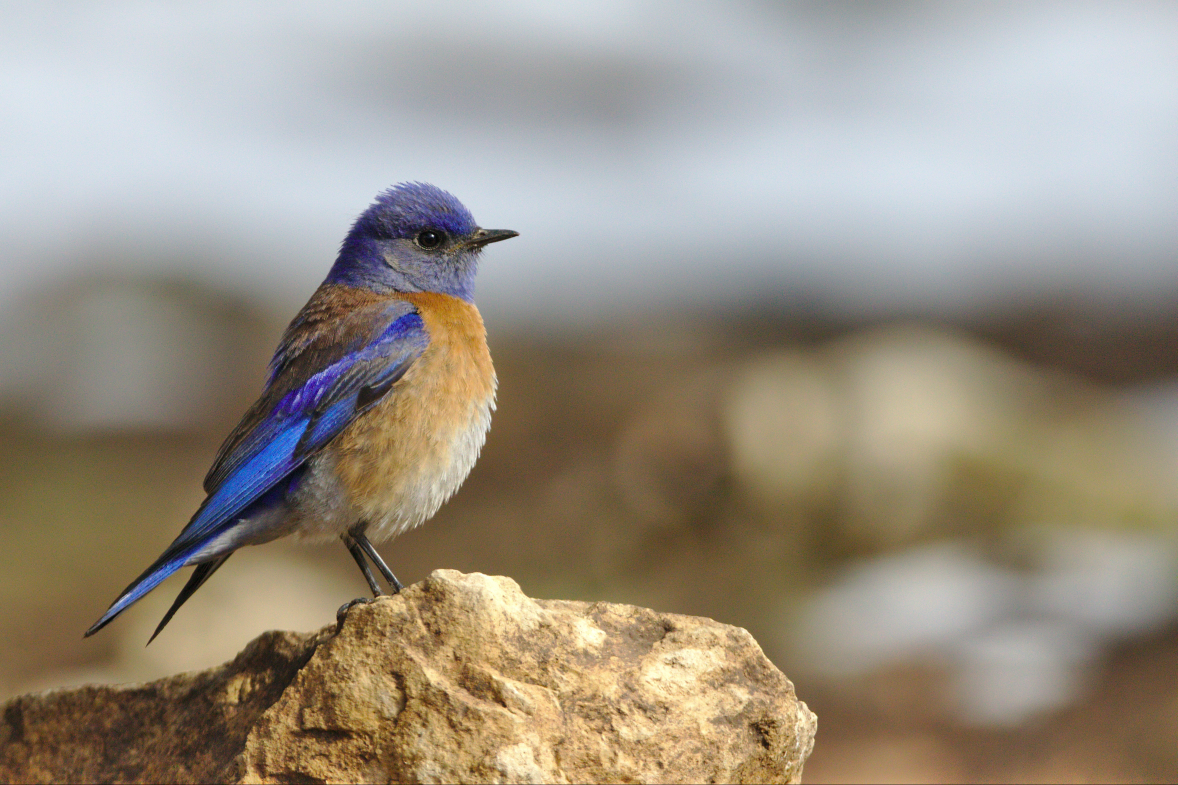
#> input picture imgs/bird1.jpg, 4710 x 3139 px (shown at 1/4 size)
$ python cnn_feature_visualization.py   (older library calls are emulated)
#> lines starting #> are read from the running program, lines starting #| are printed output that depends on the picture
# Importing Libraries
import numpy as np
from PIL import Image, ImageOps
import matplotlib.pyplot as plt
from scipy import signal
from random import randint

SIZE = 64, 64
IMG_PATH = './imgs/bird1.jpg'

def resize_image(image):
	image = ImageOps.invert(image)
	image = image.resize(SIZE, Image.ANTIALIAS)
	return image

def load_image():
	image = Image.open(IMG_PATH).convert('L')
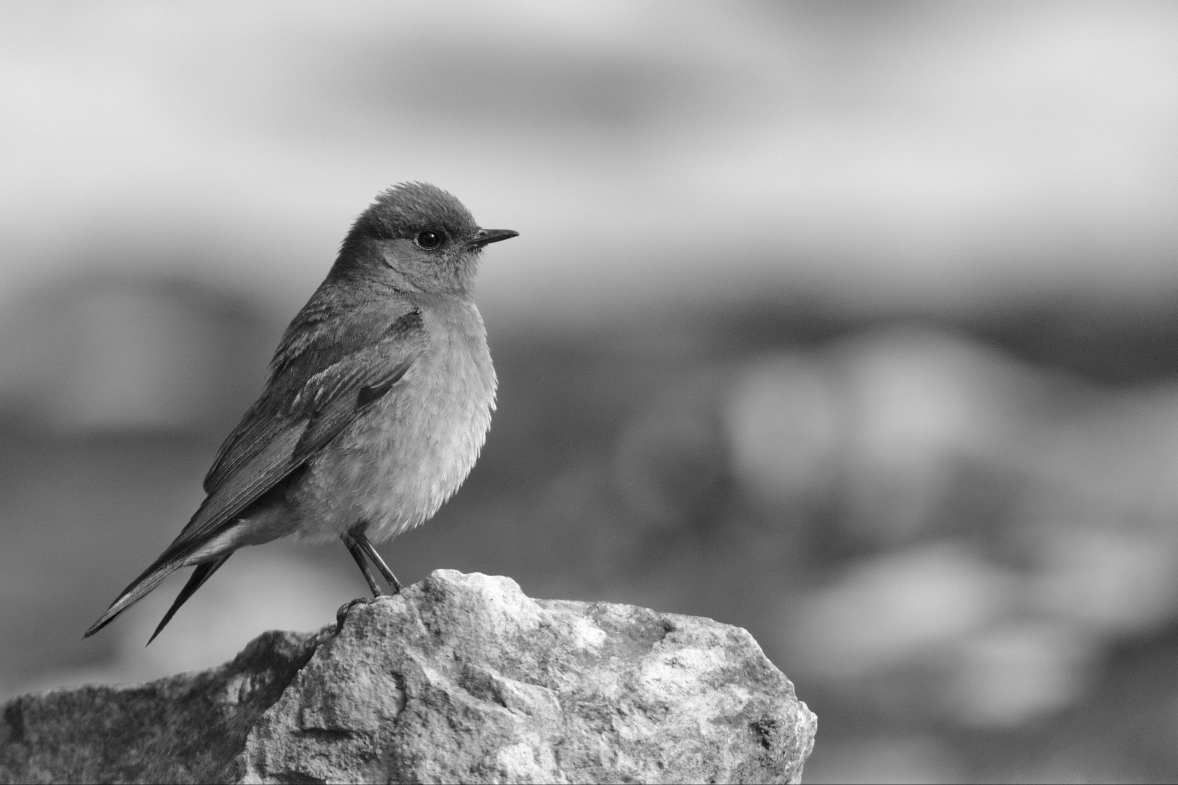
#> image: PIL image 4710x3139 L (shown at 1/4 size); min 0, max 255, mean 146.4
	# image = resize_image(image) # Resizing Image (optional tho...)
	image = np.asarray(image)
	image = image / 255.0
#> image: shape (3139, 4710) float64
	return image

def get_kernel_array():
	kernel = []
	for _ in range(9):
		kernel.append(randint(-4,4))
	kernel = np.reshape(kernel, (3,3))
	return kernel

def show_kernel_and_image(kernel, image):
	print(f'Kernel:\n{kernel}')
	print(f'Image:\n{image}')
#> (printed output is left out)


def show_convolved_image():
	image = load_image()
	kernel = get_kernel_array()
	show_kernel_and_image(kernel, image) # Kernel selected (Optional)
	grad = signal.convolve2d(image, kernel, mode='full')
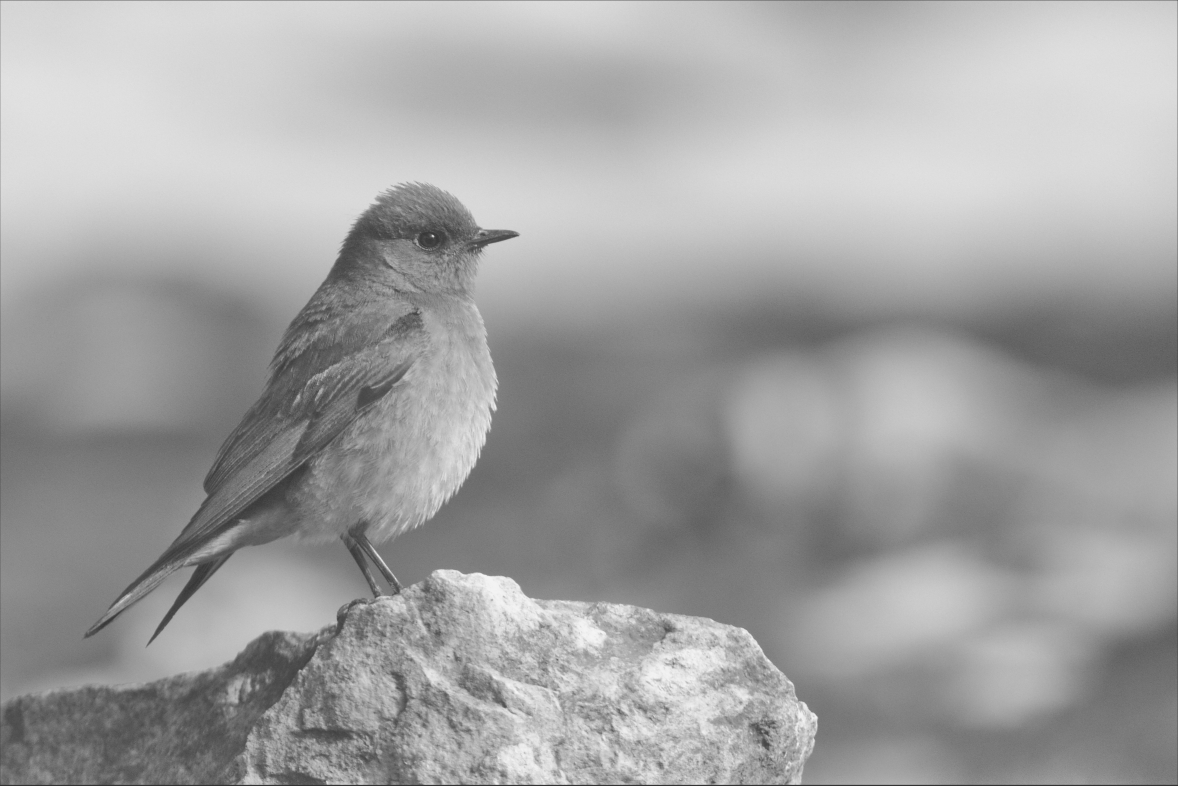
#> grad: shape (3141, 4712) float64 (shown at 1/4 size); min -3.11, max 12.53, mean 6.88; drawn with min black and max white
	plt.imshow(grad, cmap=plt.cm.gray)
	plt.show()

def main():
	show_convolved_image()

if __name__ == '__main__':
	main()

$ run again, with imgs/bird2.jpg copied over imgs/bird1.jpg
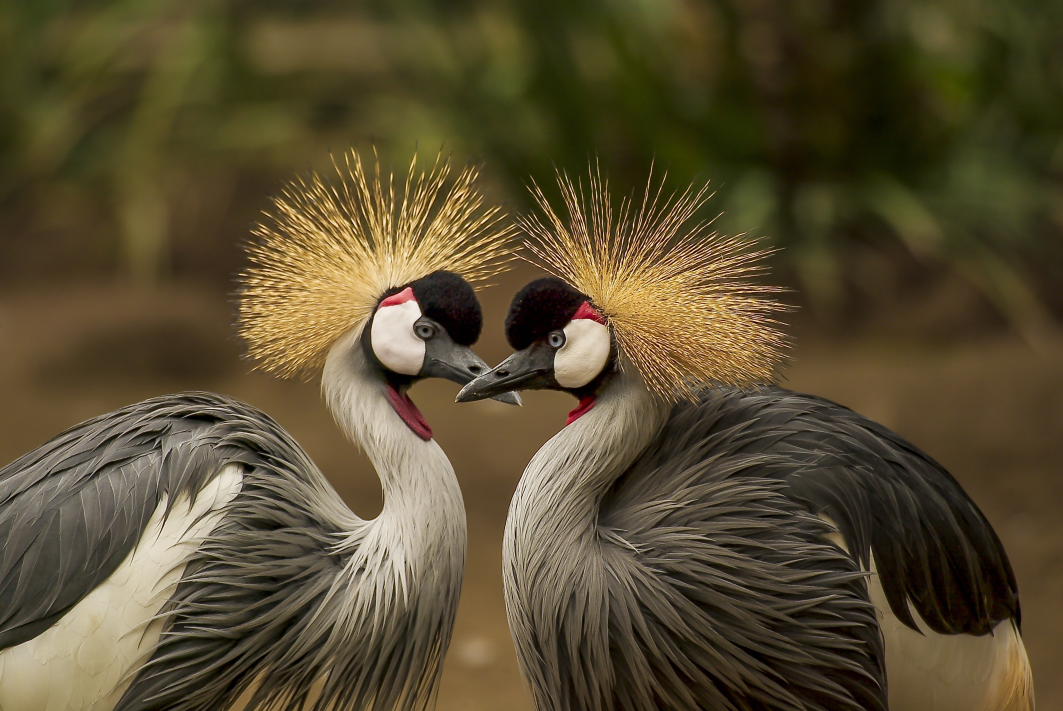
#> input picture imgs/bird2.jpg, 5315 x 3555 px (shown at 1/5 size)
#> in load_image, `image = Image.open(IMG_PATH).convert('L')`:
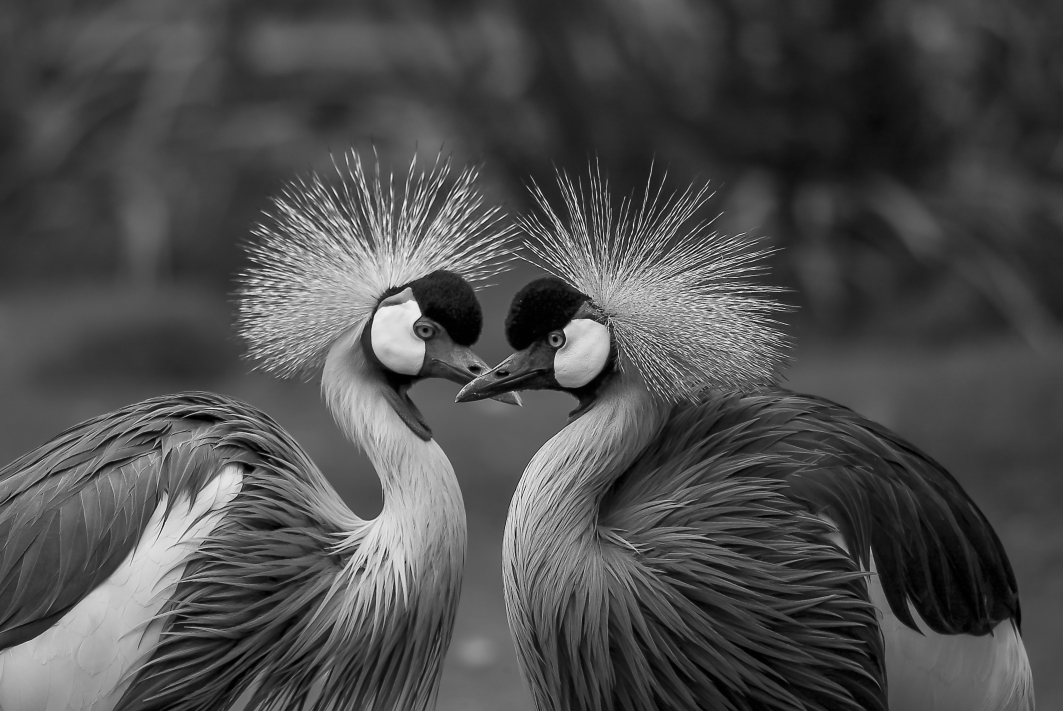
#> image: PIL image 5315x3555 L (shown at 1/5 size); min 0, max 254, mean 77.2
#> (printed output is left out)

$ run again, with imgs/1.png saved as imgs/bird1.jpg
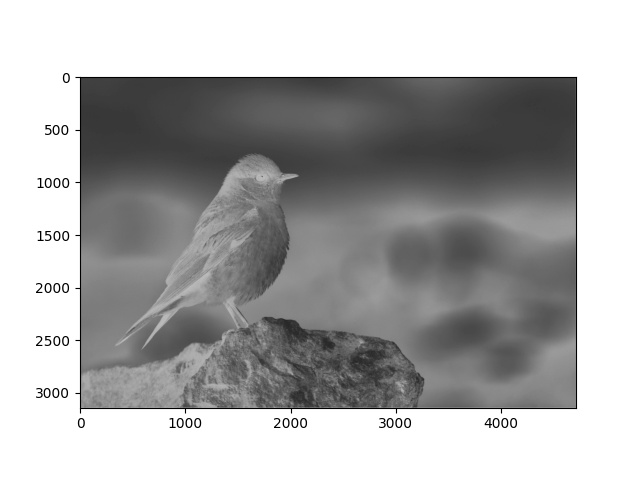
#> input picture imgs/1.png, 640 x 480 px
#> (printed output is left out)
#> in show_convolved_image, `grad = signal.convolve2d(image, kernel, mode='full')`:
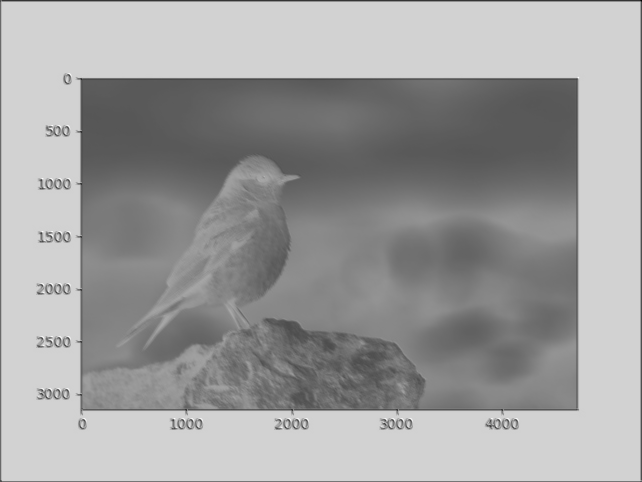
#> grad: shape (482, 642) float64; min -4, max 15.4, mean 8.06; drawn with min black and max white

$ run again, with imgs/2.png saved as imgs/bird1.jpg
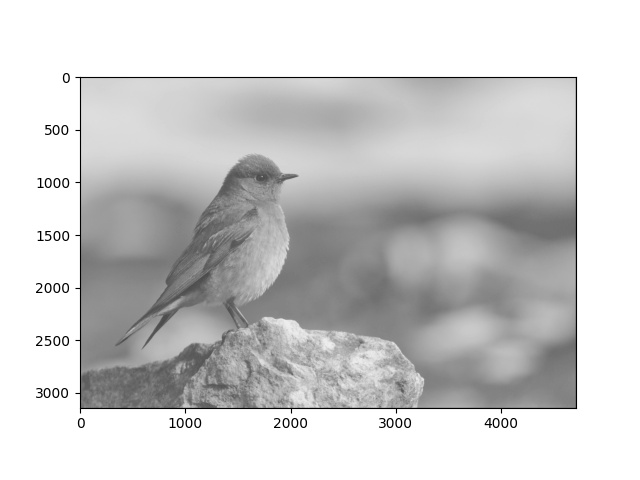
#> input picture imgs/2.png, 640 x 480 px
#> (printed output is left out)
#> in show_convolved_image, `grad = signal.convolve2d(image, kernel, mode='full')`:
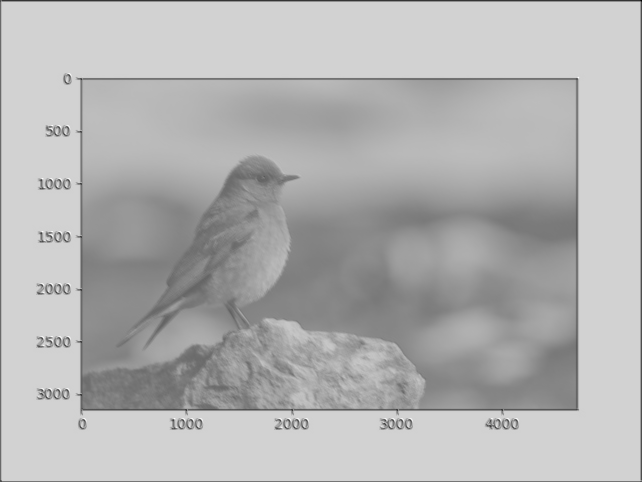
#> grad: shape (482, 642) float64; min -4, max 15.4, mean 9.59; drawn with min black and max white
